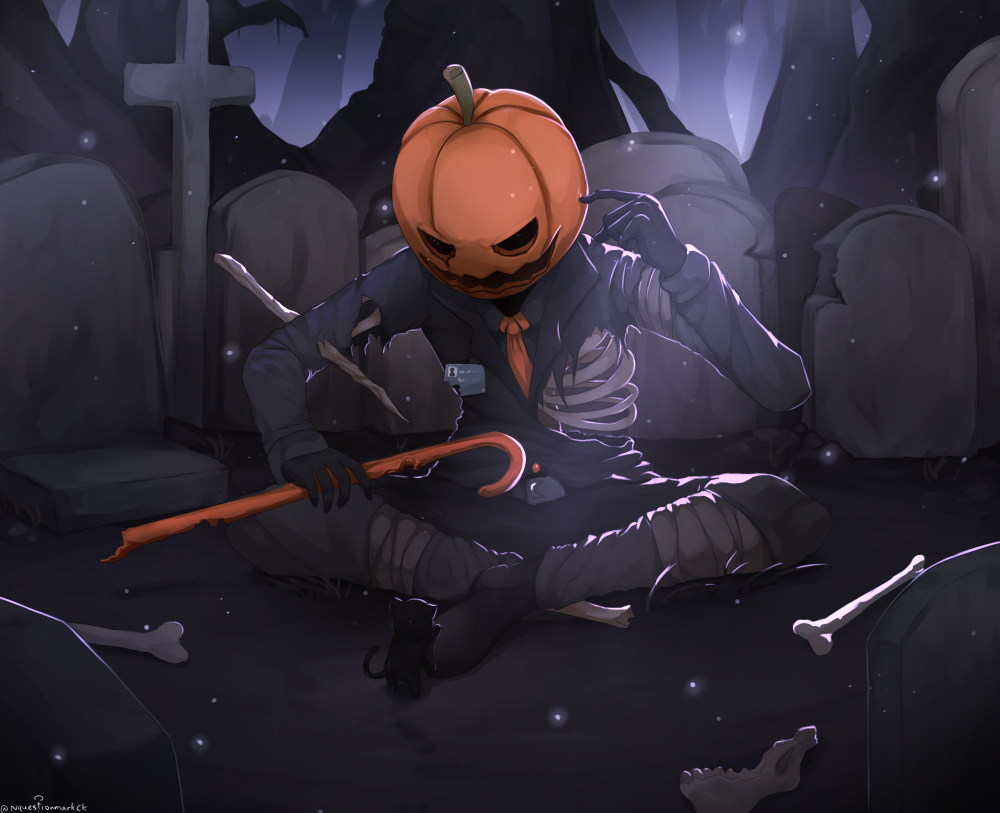
#> input picture my_images/Halloween.png, 2000 x 1626 px (shown at 1/2 size)
$ python Ex2.py
#> lines starting #> are read from the running program, lines starting #| are printed output that depends on the picture
'''
    Load, Modify (Transform Color Image to GrayScale) and Save an Image.
'''

import cv2

# path of the image to load
img_path = 'my_images/Halloween.png'

# load the image
original_img = cv2.imread(img_path)
#> original_img is the input picture: shape (1626, 2000, 3); mean B, G, R 54.1, 42.6, 48.2
original_img = cv2.resize(original_img, (800, 800))
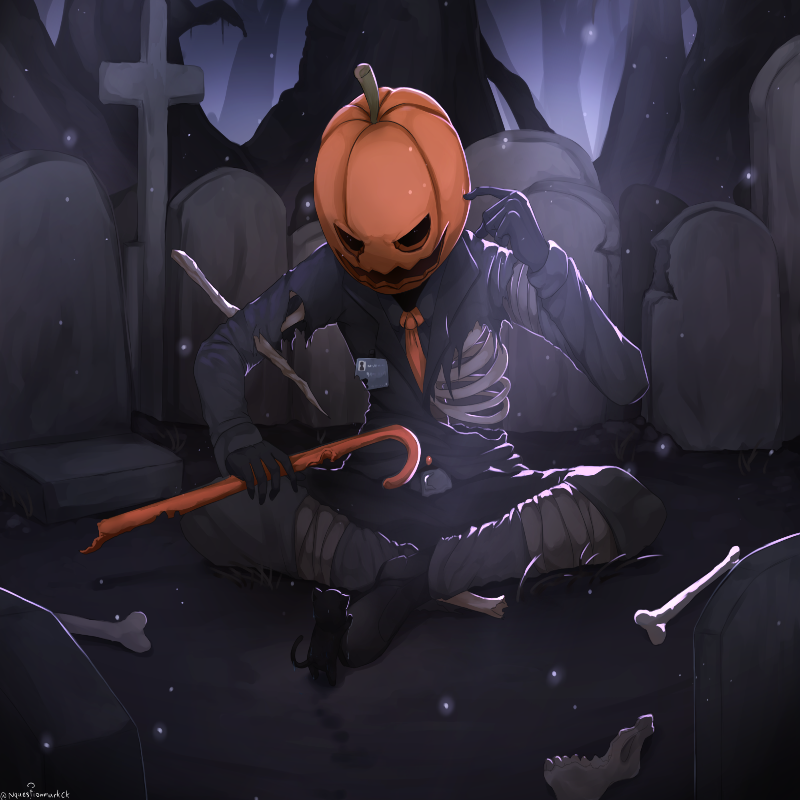
#> original_img: shape (800, 800, 3); mean B, G, R 54.1, 42.5, 48.2

# Modify the image i.e tranform the image into grayscale
# cvtColor(src_img, dst_img, tranformation)
# tranformation - cv2.COLOR_BGR2GRAY
grayscale_img = cv2.cvtColor(original_img, cv2.COLOR_BGR2GRAY)
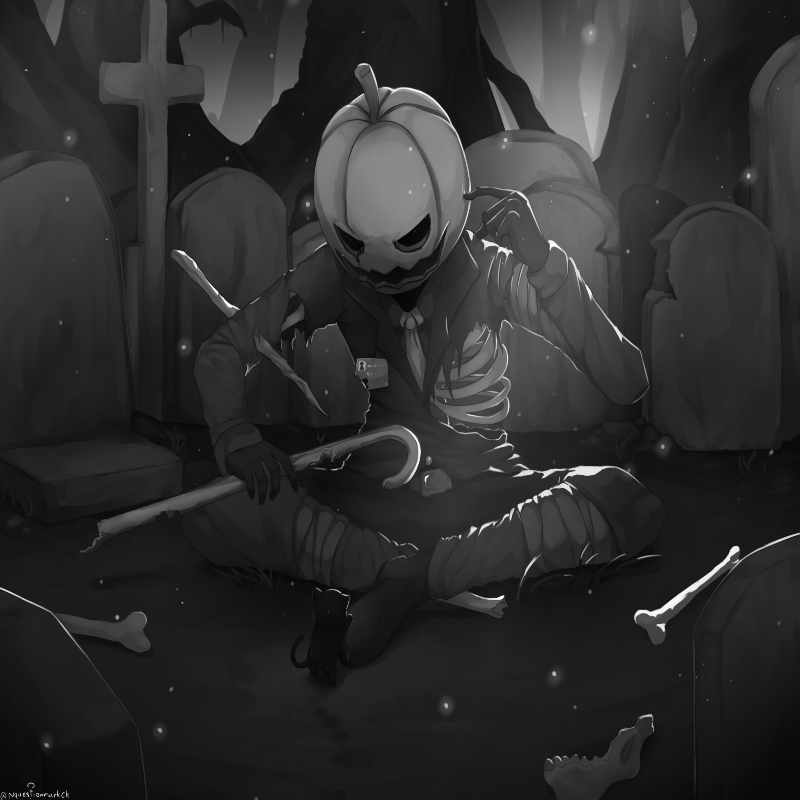
#> grayscale_img: shape (800, 800); min 3, max 255, mean 45.5

# Create a window to display images
cv2.namedWindow("Original Image", cv2.WINDOW_AUTOSIZE)
cv2.namedWindow("Transformed Image", cv2.WINDOW_AUTOSIZE)

# Display Image
cv2.imshow("Original Image", original_img)
cv2.imshow("Transformed Image", grayscale_img)

cv2.waitKey(0)

# Save the GrayScale Image
cv2.imwrite("../images/gray.png", grayscale_img)
